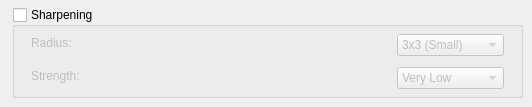
        <widget class="QWidget" name="ColorsTab">
         <attribute name="title">
          <string>Colors</string>
         </attribute>
         <widget class="QGroupBox" name="SharpenGB">
          <property name="geometry">
           <rect>
            <x>12</x>
            <y>7</y>
            <width>511</width>
            <height>91</height>
           </rect>
          </property>
          <property name="toolTip">
           <string>Enables/disables sharpening in the video.</string>
          </property>
          <property name="title">
           <string>Sharpening</string>
          </property>
          <property name="checkable">
           <bool>true</bool>
          </property>
          <property name="checked">
           <bool>false</bool>
          </property>
          <widget class="QLabel" name="RadiusLabel">
           <property name="geometry">
            <rect>
             <x>19</x>
             <y>25</y>
             <width>47</width>
             <height>21</height>
            </rect>
           </property>
           <property name="text">
            <string>Radius:</string>
           </property>
          </widget>
          <widget class="QComboBox" name="RadiusDD">
           <property name="geometry">
            <rect>
             <x>385</x>
             <y>27</y>
             <width>107</width>
             <height>22</height>
            </rect>
           </property>
           <property name="toolTip">
            <string>The width of the sharpening radius.</string>
           </property>
           <item>
            <property name="text">
             <string>3x3 (Small)</string>
            </property>
           </item>
           <item>
            <property name="text">
             <string>5x5 (Medium)</string>
            </property>
           </item>
           <item>
            <property name="text">
             <string>7x7 (Large)</string>
            </property>
           </item>
          </widget>
          <widget class="QLabel" name="StrengthLabel">
           <property name="geometry">
            <rect>
             <x>19</x>
             <y>61</y>
             <width>54</width>
             <height>16</height>
            </rect>
           </property>
           <property name="text">
            <string>Strength:</string>
           </property>
          </widget>
          <widget class="QComboBox" name="StrengthDD">
           <property name="geometry">
            <rect>
             <x>385</x>
             <y>60</y>
             <width>107</width>
             <height>22</height>
            </rect>
           </property>
           <property name="toolTip">
            <string>The sharpening strength.</string>
           </property>
           <item>
            <property name="text">
             <string>Very Low</string>
            </property>
           </item>
           <item>
            <property name="text">
             <string>Low</string>
            </property>
           </item>
           <item>
            <property name="text">
             <string>Medium</string>
            </property>
           </item>
           <item>
            <property name="text">
             <string>High</string>
            </property>
           </item>
           <item>
            <property name="text">
             <string>Highest</string>
            </property>
           </item>
          </widget>
         </widget>
        </widget>
